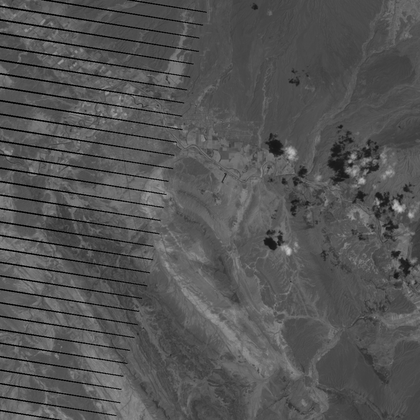
%> input picture texas/agosto_banda4.tif, 420 x 420 px, shrunk from 1024 x 1024 before the run
$ octave demoTexas.m   (GNU Octave 9; MATLAB toolbox functions it lacks are replaced by stand-ins)
%> lines starting %> are read from the running program, lines starting %| are printed output that depends on the picture
%% Mini-práctica 1 Remote Sensing
%   PARTE 1: INDICE DE HUMEDAD
%   Procesado Digital de Imágenes
%
%   Antonio José Moya Díaz
%       9 de junio de 2012
%%%%%%%%%%%%%%%%%%%%%%%%%%%%%%%%%%%%%

%% PASO 0: Preliminares
clear, clc, close all
warning off

% Cargamos las imagenes con las que vamos a trabajar
Aband4=imread('texas/agosto_banda4.tif');
%> Aband4 is the input picture: size 420x420 uint8; min 0, max 196, mean 84.2
Aband5=imread('texas/agosto_banda5.tif');
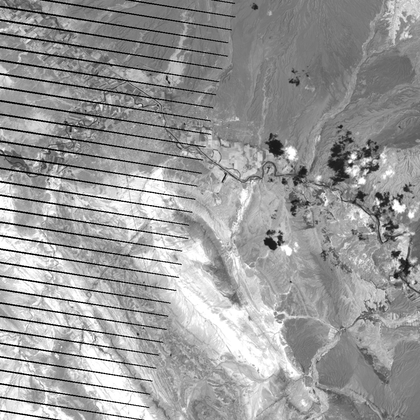
%> input picture texas/agosto_banda5.tif, 420 x 420 px, shrunk from 1024 x 1024 before the run
%> Aband5 is the input picture: size 420x420 uint8; min 0, max 255, mean 153.7

Sband4=imread('texas/septiembre_banda4.tif');
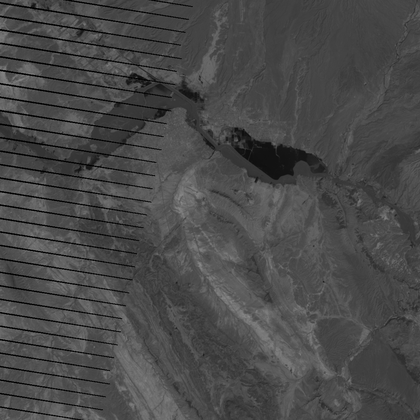
%> input picture texas/septiembre_banda4.tif, 420 x 420 px, shrunk from 1024 x 1024 before the run
%> Sband4 is the input picture: size 420x420 uint8; min 0, max 138, mean 73.5
Sband5=imread('texas/septiembre_banda5.tif');
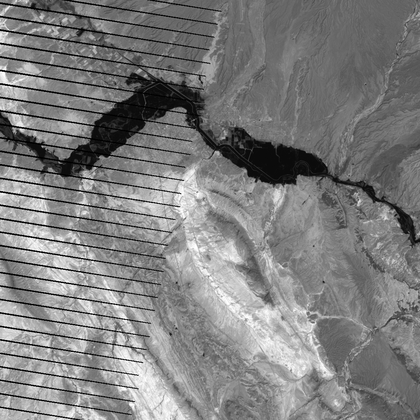
%> input picture texas/septiembre_banda5.tif, 420 x 420 px, shrunk from 1024 x 1024 before the run
%> Sband5 is the input picture: size 420x420 uint8; min 0, max 255, mean 126.7

figure(31)
    subplot(2,3,1),imshow(Aband4);
    title('Imagen original: Banda 4')

%% PASO 1: Registrado de las imágenes
%
%   Para realizar la estimación de la zona inundada vamos a hacer uso del
%   índice normalizado de humedad NDWI. Hemos de tener en cuenta que la
%   zona contiene previamente zonas húmedas (rios, etc) por lo que para
%   realizar una buena estimación es preciso calcular el área húmeda para
%   la misma zona geográfica con y sin inundación y luego considerar la
%   diferencia.
%   Para ello, el primer problema que se presenta es que ambas imágenes
%   deben estar registradas. Es decir, deben coincidir, idealmente, píxel a
%   píxel con la misma zona geográfica.


% Se seleccionan, a mano, los puntos para registrar las imagenes
% [inputs_points base_points]=cpselect(Sband4,Aband4,'wait',true);

%   Ya que en principio se van a calcular las áreas de las mismas imágenes,
%   se han seleccionado a mano unos puntos que, considero, son
%   significativos y se han almacenado para agilizar la reproducción de la
%   práctica.
%> (the run ends here)
